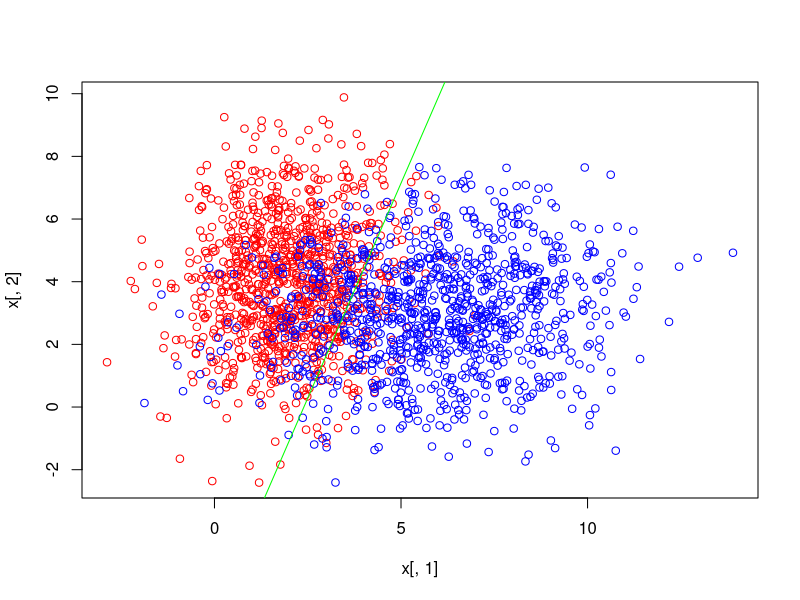

The R source for this figure:
## ---- chunk 1
# PAQUETE REQUERIDO
require(MASS)
## ---- chunk 2
generate_matrix = function(N,meanX,meanY,varX,varY,covXY){
  
  # MATRIZ DE COVARIANZA
  Sigma = matrix(c(meanX,covXY,covXY,meanY),byrow = TRUE,ncol = 2)
  
  # MEDIAS
  mu = c(meanX,meanY)
  
  # MATRIZ DE DOS DIMENSIONES CON DISTRIBUCIONES GAUSSIANAS SEGUN PARAMETROS
  mat = mvrnorm(N,mu,Sigma)
  
  return(mat)
  
}
## ---- chunk 3
# PARAMETROS PARA UNA MATRIZ CUYO VALOR DE Y CORRESPONDE A 0
N = 1000
mu_x = 2
mu_y = 4
var_x = 1
var_y = var_x
covXY = 0.3

x1 = generate_matrix(N,mu_x,mu_y,var_x,var_y,covXY)

# VALOR DE Y PARA LA MATRIZ
y1 = rep(0,nrow(x1))
## ---- chunk 4
# PARAMETROS PARA UNA MATRIZ CUYO VALOR DE Y CORRESPONDE A 0
N = 1000
mu_x = 6
mu_y = 3
var_x = 1
var_y = var_x
covXY = 0.3

x2 = generate_matrix(N,mu_x,mu_y,var_x,var_y,covXY)

# VALOR DE Y PARA LA MATRIZ
y2 = rep(1,nrow(x2))
## ---- chunk 5
# MATRIZ X
x = rbind(x1,x2)

# VECTOR Y
y = c(y1,y2)
## ---- chunk 6
sigmoid = function(Z){
  
  # RETORNAR VALOR DE SIGMOIDE
  return(1/(1 + exp(-Z)) )
  
}

loss = function(alpha,x,y){
  
  # TAMANO DE X
  N = nrow(x)
  
  # CREAR MATRIZ X
  X = cbind(rep(1,N),x)
  
  # CALCULAR SIGMOIDE
  s = sigmoid(alpha %*% t(X))
  
  # CALCULAR VALOR DE LOSS
  loss = -sum(y * log(s) + (1 - y) * log(1 - s))/N
  
  # RETORNAR LOSS
  return(loss)
  
}

gradient = function(alpha,x,y){
  
  # TAMANO DE X (FILAS)
  N = nrow(x)
  
  # CREAR MATRIZ X
  X = cbind(rep(1,N),x)
  
  # SIGMOIDE
  s = sigmoid(alpha %*% t(X))
  
  # DIMENSIONES DE LA MATRIZ X + 1
  g = 1:length(alpha)
  
  # FUNCION PARA CALCULAR EL GRADIENTE SEGUN LAS DIMENSIONES DE LA MATRIZ + 1
  f = function(i) -sum((s - y) * -(X[,i]))/N
  
  # CALCULAR EL GRADIENTE SEGUN LAS DIMENSIONES DE LA MATRIZ
  grad = sapply(g,f)
  
  # RETORNAR VECTOR GRADIENTE
  return(grad)
  
}
## ---- chunk 7
# PARAMETROS INICIALES
init = c(0,0,0)

# OPTIMIZACION DE LOS PARAMETROS
op = optim(par = init, x = x, y = y, fn = loss, gr = gradient, method = "BFGS")

# ALPHA OPTIMO
alpha = op$par

# GRAFICA DE LA DIVISION OPTIMA DE CLASES
plot(x[,1],x[,2],col = c("red","blue")[as.factor(y)])
curve((-alpha[1]/alpha[3]) - (alpha[2]*x/alpha[3]),add = TRUE, col = "green")
## ---- chunk 8
# PARAMETROS PARA UNA MATRIZ CUYO VALOR DE Y CORRESPONDE A 0
N = 1000
mu_x = 2
mu_y = 4
var_x = 1
var_y = var_x
covXY = 0.3

x1 = generate_matrix(N,mu_x,mu_y,var_x,var_y,covXY)
y1 = rep(0,nrow(x1))

# PARAMETROS PARA UNA MATRIZ CUYO VALOR DE Y CORRESPONDE A 1
N = 1000
mu_x = 6
mu_y = 3
var_x = 1
var_y = var_x
covXY = 0.3

x2 = generate_matrix(N,mu_x,mu_y,var_x,var_y,covXY)
y2 = rep(1,nrow(x2))

# NUEVA MATRIZ X
x = rbind(x1,x2)

# NUEVO VECTOR Y
y = c(y1,y2)
## ---- chunk 9
confusion_matrix = function(y,y_pred){
  
  # MATRIZ DE CONFUSION
  cM = table(as.data.frame(cbind(y_pred,y)))

  # PARAMETROS DE LA MATRIZ
  TP = cM[1,1]
  FP = cM[1,2]
  FN = cM[2,1]
  TN = cM[2,2]
  
  # VARIABLES PARA MEDIR EL ERROR
  TPR = TP/(TP + FN)
  TNR = TN/(FP + TN)
  FPR = FP/(FP + TN)
  FNR = FN/(TP + FN)
  
  # ERRORES EN UN DATAFRAME
  df = data.frame(TP,FP,FN,TN,TPR,TNR,FPR,FNR)
  
  # SE ENLISTAN VARIABLES A RETORNAR
  l = list("confusion_matrix" = cM,"errors" = df)
  
  # SE RETORNA LA LISTA
  return(l)
  
}

predict_sigmoid = function(alpha,x,y,threshold){
  
  # TAMANO DE X (FILAS)
  N = nrow(x)
  
  # CREAR MATRIZ X
  X = cbind(rep(1,N),x)
  
  # SIGMOIDE
  s = as.vector(sigmoid(alpha %*% t(X)))
  
  # APLICAR UMBRAL
  s[s >= threshold] = 1
  s[s != 1] = 0
  
  # RETORNAR VALORES PREDICHOS
  return(s)
  
}
## ---- chunk 10
# UMBRALES A EVALUAR
thresholds = c(0.3,0.5,0.7)

# VARIABLE PARA ALMACENAR EL DATA FRAME DE ERRORES
err = NULL

for(th in thresholds){
  
  # PREDICCION
  y_pred = predict_sigmoid(alpha,x,y,th)
  
  # MATRIZ DE CONFUSION
  cm = confusion_matrix(y,y_pred)
  
  # DATAFRAME CON ERRORES
  err = rbind(err,cm$errors)
  
}

# SE AGREGAN LOS UMBRALES AL DATAFRAME
err = cbind(thresholds,err)

err
